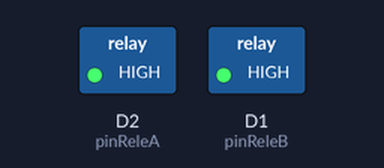
A sketch run on a simulated ESP8266 (NodeMCU). Shown: switched loads named in the sketch (green lamp = pin HIGH).

Above: at 10.0 s.
At 30.0 s:
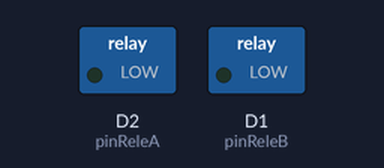
Timing chart, 0 to 52.0 s (numbered marks = the images above):
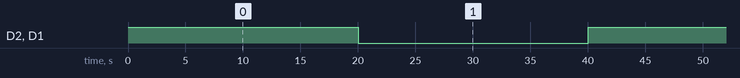

Measured:
- by itself, D2 (pinReleA), D1 (pinReleB): alternates HIGH for 20.0 s and LOW for 20.0 s

The sketch:

NodeMCU_EjemploPlacaLK001.ino
```cpp
//===================================================================================
// PANDA TECHNOLOGY
// MCCT. PEDRO HERNANDEZ OREGEL
// Julio - 2022
//===================================================================================

//------------------------------------------------------------
//   Librerias
//------------------------------------------------------------

byte pinReleA = D2;
byte pinReleB = D1;
bool valor = true;


//--------------------------------------------------------------------------------- SETUP

void setup() {

  Serial.begin(9600);//Iniciamos la comunicación serial
  pinMode(pinReleA, OUTPUT);
  pinMode(pinReleB, OUTPUT);


}

void loop() {

  digitalWrite(pinReleA, valor);
  digitalWrite(pinReleB, valor);
  delay(20000);
  valor = !valor;
}


//---------------------------------------------------------------------------------------------------------
// REFERENCIAS
//---------------------------------------------------------------------------------------------------------
//
// Proyecto Luz
```
